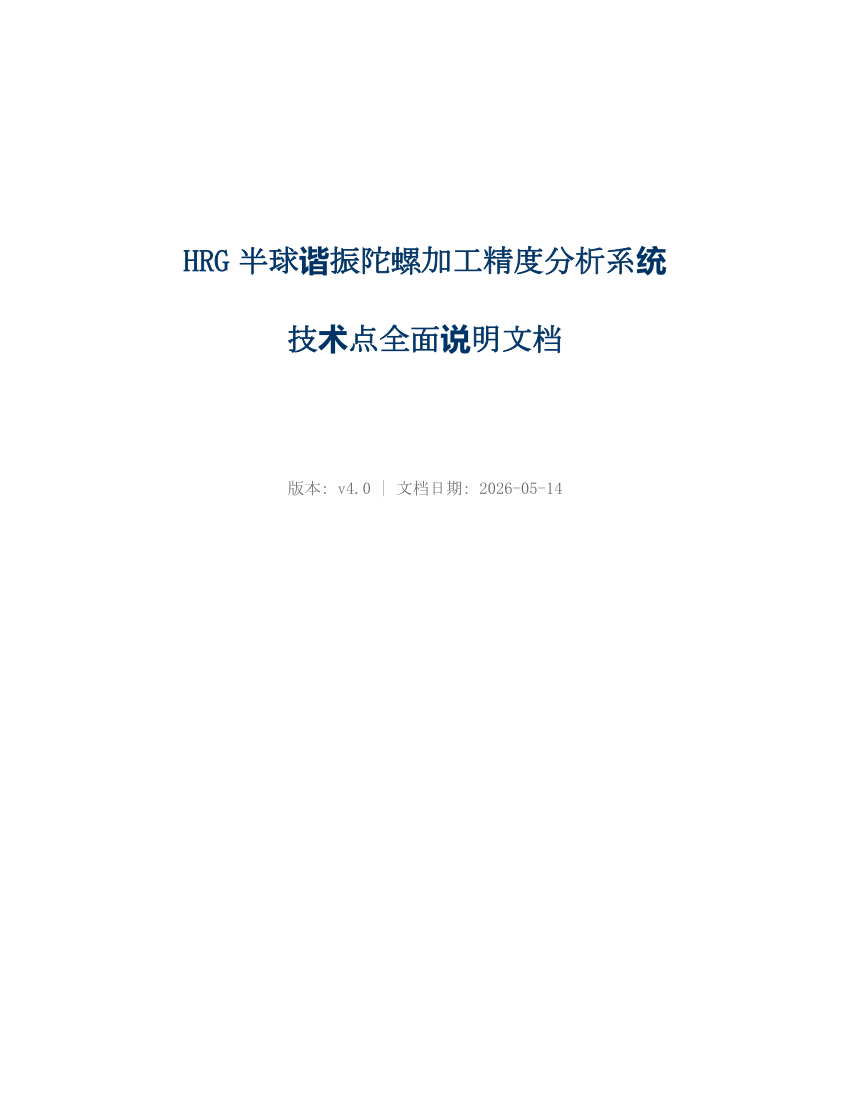

The script that saved this image:
"""生成HRG技术点说明Word文档"""
from docx import Document
from docx.shared import Pt, Inches, RGBColor
from docx.enum.text import WD_ALIGN_PARAGRAPH
from docx.enum.table import WD_TABLE_ALIGNMENT

doc = Document()

style = doc.styles['Normal']
style.font.name = '宋体'
style.font.size = Pt(11)
style.paragraph_format.line_spacing = 1.5

def add_title(text, level=1):
    h = doc.add_heading(text, level=level)
    for run in h.runs:
        run.font.color.rgb = RGBColor(0, 51, 102)

def add_para(text, bold=False):
    p = doc.add_paragraph()
    run = p.add_run(text)
    run.bold = bold
    return p

def add_table(headers, rows):
    table = doc.add_table(rows=1+len(rows), cols=len(headers), style='Light Grid Accent 1')
    table.alignment = WD_TABLE_ALIGNMENT.CENTER
    for i, h in enumerate(headers):
        cell = table.rows[0].cells[i]
        cell.text = h
        for p in cell.paragraphs:
            for r in p.runs:
                r.bold = True
                r.font.size = Pt(10)
    for ri, row in enumerate(rows):
        for ci, val in enumerate(row):
            cell = table.rows[ri+1].cells[ci]
            cell.text = str(val)
            for p in cell.paragraphs:
                for r in p.runs:
                    r.font.size = Pt(10)
    return table

# ===== 封面 =====
doc.add_paragraph('\n\n\n')
t = doc.add_paragraph()
t.alignment = WD_ALIGN_PARAGRAPH.CENTER
r = t.add_run('HRG半球谐振陀螺加工精度分析系统\n技术点全面说明文档')
r.bold = True
r.font.size = Pt(22)
r.font.color.rgb = RGBColor(0, 51, 102)

doc.add_paragraph('\n')
t2 = doc.add_paragraph()
t2.alignment = WD_ALIGN_PARAGRAPH.CENTER
r2 = t2.add_run('版本: v4.0 | 文档日期: 2026-05-14')
r2.font.size = Pt(12)
r2.font.color.rgb = RGBColor(100, 100, 100)

doc.add_page_break()

# ===== 目录概览 =====
add_title('一、文档概述')
add_para('本文档全面提取HRG半球谐振陀螺加工精度分析系统中所有可用于论文的技术点、算法、数学模型、国家标准引用及实现方法。涵盖9大分析模块、4项国标体系、20+核心算法。')

add_title('二、国家标准体系总览')
add_table(
    ['标准编号', '标准名称', '应用模块', '关键参数'],
    [
        ['GB/T 3505-2009', '产品几何量技术规范(GPS) 表面结构 轮廓法', '表面粗糙度、波纹度', 'Ra, Rq, Rz, RSm, λc, λf'],
        ['GB/T 6062-2009', '产品几何量技术规范(GPS) 表面结构 轮廓法 接触(触针)式仪器的标称特性', '轮廓滤波、粗糙度', 'λs, λc, 针尖半径, 采样间距'],
        ['GB/T 18777-2002', '产品几何量技术规范(GPS) 表面结构 轮廓法 相位修正滤波器的计量特性', '高斯滤波器', '截止波长传输率50%, 高斯核函数'],
        ['GB/T 24630.1-2024', '产品几何量技术规范(GPS) 平面度 第1部分: 词汇和参数', '平面度分析', 'FLTt, FLTp, FLTv, FLTq'],
        ['GB/T 24630.2-2024', '产品几何量技术规范(GPS) 平面度 第2部分: 规范操作集', '平面度分析', 'LSPL, MZPL参考平面'],
        ['GB/T 7235-2004', '产品几何量技术规范(GPS) 圆度测量 术语定义及参数', '圆度完整评定', 'MZC, LSC, MCC, MLC, upr'],
    ]
)

doc.add_page_break()

# ===== 表面粗糙度 =====
add_title('三、表面粗糙度分析 (GB/T 3505-2009)')

add_title('3.1 轮廓算术平均偏差 Ra', level=2)
add_para('标准条款: GB/T 3505-2009 第4.2.1条')
add_para('数学公式: Ra = (1/l) × ∫₀ˡ|Z(x)|dx')
add_para('实现方法: 对粗糙度轮廓沿取样长度进行数值积分(np.trapz)，单位转换mm→μm(×1000)')
add_para('关键参数: 取样长度lr = λc = 0.8mm, 评定长度ln = 5×lr = 4.0mm')

add_title('3.2 轮廓均方根偏差 Rq', level=2)
add_para('标准条款: GB/T 3505-2009 第4.2.2条')
add_para('数学公式: Rq = √[(1/l) × ∫₀ˡZ²(x)dx]')
add_para('实现方法: 对Z²(x)进行数值积分后开方')

add_title('3.3 轮廓最大高度 Rz', level=2)
add_para('标准条款: GB/T 3505-2009 第4.1.3条')
add_para('数学公式: Rz = Rp + Rv，其中Rp为最大轮廓峰高，Rv为最大轮廓谷深')
add_para('重要说明: GB/T 3505-1983中Rz曾表示"十点高度"，2009版已修正为"轮廓最大高度"')
add_para('聚合规则: 多取样长度时Rz = max(Rz₁, Rz₂, ..., Rzₙ)')

add_title('3.4 轮廓单元平均宽度 RSm', level=2)
add_para('标准条款: GB/T 3505-2009 第4.3.1条')
add_para('数学公式: RSm = (1/m) × ∑Xsᵢ，Xsᵢ为轮廓单元宽度(峰+谷组合)')
add_para('分辨力判据(GB/T 3505-2009 第4.3.1注):')
add_para('  - 高度分辨力: 默认10%×Rz')
add_para('  - 水平间距分辨力: 默认1%×lr')
add_para('实现方法: 检测轮廓与中线的零交叉点，按分辨力判据筛选有效轮廓单元')

add_title('3.5 λs/λc双级高斯滤波器', level=2)
add_para('标准条款: GB/T 6062-2009 第3.1.4条/3.1.6条, GB/T 18777-2002')
add_para('滤波流程: 原始信号 → λs滤波器(抑制短波噪声) → λc滤波器(抑制长波成分) → 粗糙度轮廓 = λs输出 - λc长波成分')
add_para('传输频带: λs ~ λc，截止波长处传输率50% (GB/T 18777-2002)')
add_para('高斯核函数: G(x) = exp(-x²/(2σ²))，其中σ = λ/(2π)')
add_para('实现方法: FFT频域卷积，O(N log N)复杂度')
add_para('参数约束: λc/λs比例应在{100, 300}附近，默认λs=0.0025mm, λc=0.8mm')

add_title('3.6 3D点云到2D轮廓提取', level=2)
add_para('方法: 径向轮廓提取——r = √(x²+y²), z保留，按r排序后重采样至均匀间隔(10000点)')
add_para('重采样: 线性插值 np.interp，等间距化')

doc.add_page_break()

# ===== 波纹度 =====
add_title('四、波纹度分析 (GB/T 3505-2009 第3.1.7条)')

add_title('4.1 标称形状去除', level=2)
add_para('标准条款: GB/T 3505-2009 第3.1.7注1')
add_para('方法: 在用λf滤波器分离波纹度轮廓以前，应首先用最小二乘法的最佳拟合从总轮廓中提取标称形状，并将形状成分从总轮廓中去除')
add_para('实现: A = [x, 1]，y_nominal = A×coeffs (lstsq求解)，残差 = y - y_nominal')

add_title('4.2 λf/λc两级滤波分离波纹度', level=2)
add_para('滤波流程: 去除标称形状 → λf低通(抑制长波) → λc低通(抑制短波) → 波纹度 = λf输出 - λc输出')
add_para('传输频带: λc ~ λf，默认λc=2.5mm, λf=8.0mm')
add_para('波纹度幅值: W = (max(y) - min(y)) / 2，单位μm')

doc.add_page_break()

# ===== 平面度 =====
add_title('五、平面度分析 (GB/T 24630.1-2024 / GB/T 24630.2-2024)')

add_title('5.1 最小二乘参考平面 (LSPL)', level=2)
add_para('方法: 基于SVD的平面拟合法')
add_para('算法: 质心化点云 → SVD分解 → 最小奇异值对应的右奇异向量为法向量')
add_para('SVD: centered = U×S×Vᵀ (full_matrices=False)，normal = Vt[2]')
add_para('偏差计算: dᵢ = (pᵢ - center) · normal')

add_title('5.2 最小区域参考平面 (MZPL)', level=2)
add_para('标准: GB/T 24630.2-2024 规范操作集')
add_para('方法: 旋转搜索法 + Nelder-Mead单纯形优化')
add_para('参数化法向量: n = (sinφ·cosθ, sinφ·sinθ, cosφ)')
add_para('目标函数: min[max(d) - min(d)]，使峰-谷值最小')
add_para('初始值: 由LSPL法向量转换得到(θ₀, φ₀)')

add_title('5.3 平面度参数', level=2)
add_table(
    ['参数符号', '参数名称', '计算方法', '参考平面'],
    [
        ['FLTt', '峰-谷平面度偏差', 'max(d) - min(d)', 'LSPL / MZPL'],
        ['FLTp', '峰值平面度偏差', 'max(d)', 'LSPL'],
        ['FLTv', '谷值平面度偏差', '-min(d)', 'LSPL'],
        ['FLTq', '均方根平面度偏差', '√(mean(d²))', 'LSPL'],
    ]
)

doc.add_page_break()

# ===== 圆度 =====
add_title('六、圆度完整评定 (GB/T 7235-2004)')

add_title('6.1 最小二乘圆 (LSC)', level=2)
add_para('方法: 代数拟合——展开(x-a)²+(y-b)²=R² → x²+y²-2ax-2by+(a²+b²-R²)=0')
add_para('求解: A=[x, y, 1], b=-(x²+y²), lstsq求解 → 圆心(a/2, b/2), 半径R=√(a²+b²-c)')
add_para('圆度误差: Δ = max(devs) - min(devs)')

add_title('6.2 最小区域圆 (MZC)', level=2)
add_para('方法: Nelder-Mead优化，最小化max(dists)-min(dists)')
add_para('半径: R = (max(dists) + min(dists)) / 2')

add_title('6.3 最小外接圆 (MCC)', level=2)
add_para('方法: 优化使外接半径R最小，同时内接半径r最大')
add_para('目标: min(R - r)，其中R = max(dists), r = min(dists)')

add_title('6.4 最大内接圆 (MLC)', level=2)
add_para('方法: 优化使内接半径r最大，同时外接半径R最小')
add_para('目标: min(R - r)')

add_title('6.5 upr滤波器', level=2)
add_para('标准: GB/T 7235-2004 波数/转(undulations per revolution)')
add_para('方法: FFT频域滤波，保留[upr_min, upr_max]范围内的频率分量')
add_para('默认范围: 1-50 upr，可选: 1-15, 1-150, 1-500, 1-1500')

doc.add_page_break()

# ===== 轮廓滤波 =====
add_title('七、轮廓滤波分析 (GB/T 6062-2009)')

add_title('7.1 高斯相位修正滤波器', level=2)
add_para('标准: GB/T 18777-2002 / ISO 11562')
add_para('核函数: G(x) = exp(-x²/(2σ²)) / ∫G(x)dx，σ = λ/(2π)')
add_para('实现: FFT频域卷积')

add_title('7.2 截止波长标称值系列 (GB/T 6062-2009 表1)', level=2)
add_table(
    ['λc (mm)', 'λs (mm)', 'λc/λs比', '最大针尖半径rtp (μm)', '最大采样间距 (mm)'],
    [
        ['0.08', '0.0025', '30', '2', '0.0005'],
        ['0.25', '0.0025', '100', '2', '0.0005'],
        ['0.8', '0.0025', '300', '2', '0.0005'],
        ['2.5', '0.008', '300', '5', '0.0015'],
        ['8.0', '0.025', '300', '10', '0.005'],
    ]
)

add_title('7.3 三级轮廓分离', level=2)
add_para('流程: 原始轮廓 → λs滤波(短波抑制) → λc滤波(粗糙度/波纹度分离)')
add_para('结果: 粗糙度轮廓 = λs输出 - λc输出；波纹度轮廓 = λc输出')

doc.add_page_break()

# ===== 对称性 =====
add_title('八、对称性分析')

add_title('8.1 n阶旋转对称性误差', level=2)
add_para('方法: 将点云转换到极坐标(r, θ, z)，对每个点旋转2π/n角度后查找最近邻')
add_para('对称轴查找: PCA主成分分析——最小特征值对应的特征向量为旋转对称轴')
add_para('旋转实现: Rodrigues旋转公式——R = I + sin(θ)·K + (1-cos(θ))·K²')
add_para('误差计算: 最近邻Z值差异的均值，归一化到[0,1]范围')
add_para('默认阶数: 2, 4, 6, 8阶')

add_title('8.2 极坐标变换', level=2)
add_para('步骤: 1) PCA找对称轴 2) Rodrigues旋转对齐Z轴 3) 转极坐标 r=√(x²+y²), θ=atan2(y,x)')

doc.add_page_break()

# ===== 壁厚 =====
add_title('九、壁厚分析')

add_title('9.1 内外表面分离', level=2)
add_para('方法: 按半径中位数分界——r < median(r)为内表面, r ≥ median(r)为外表面')

add_title('9.2 局部壁厚计算', level=2)
add_para('方法: KDTree最近邻搜索——对外表面每个点在内表面KDTree中查找最近点，距离即为局部壁厚')
add_para('数据结构: scipy.spatial.cKDTree (C实现，高性能)')

add_title('9.3 壁厚均匀性', level=2)
add_para('公式: uniformity = σ(厚度) / μ(厚度)')
add_para('统计量: mean, std, min, max, 壁厚分布彩色云图(jet色图)')

doc.add_page_break()

# ===== 谐振参数 =====
add_title('十、谐振参数分析')

add_title('10.1 质量分布均匀性', level=2)
add_para('方法: 将空间划分为36个扇形区域(每10°)，统计各扇形点数(质量估计)')
add_para('公式: uniformity = 1 - σ(扇形质量) / μ(扇形质量)，范围[0,1]')

add_title('10.2 惯性张量计算', level=2)
add_para('公式: Ixx = Σmᵢ(yᵢ²+zᵢ²), Iyy = Σmᵢ(xᵢ²+zᵢ²), Izz = Σmᵢ(xᵢ²+yᵢ²)')
add_para('惯量积: Ixy = -Σmᵢ·xᵢ·yᵢ, Ixz = -Σmᵢ·xᵢ·zᵢ, Iyz = -Σmᵢ·yᵢ·zᵢ')
add_para('质量估计: 包围盒体积×10%×密度(7850 kg/m³)')

add_title('10.3 谐振频率偏移估计', level=2)
add_para('方法: 对惯性张量进行特征值分解，频率偏移 ∝ 惯性主轴差异 × (1-质量均匀性)')
add_para('公式: Δf = σ(λ_normalized) × (1 - mass_uniformity)')

doc.add_page_break()

# ===== 质量评价 =====
add_title('十一、质量评价')

add_title('11.1 多指标加权评分', level=2)
add_table(
    ['指标', '默认权重', '评分依据', '阈值(优/良/中)'],
    [
        ['表面粗糙度', '0.25', 'Ra值', 'Ra≤0.4 / 0.8 / 1.6 μm'],
        ['对称性', '0.25', '最小对称性误差', '≤0.01 / 0.02 / 0.05'],
        ['壁厚均匀性', '0.20', '不均匀度', '≤0.02 / 0.05 / 0.10'],
        ['波纹度', '0.15', '波纹度幅值', '≤1.0 / 2.0 / 5.0 μm'],
        ['谐振参数', '0.15', '质量分布均匀性', '直接映射×100'],
    ]
)

add_title('11.2 分段线性插值评分', level=2)
add_para('方法: 在优/良/中阈值之间进行线性插值，超出中等阈值后线性衰减')
add_para('综合评分: S = Σ(wᵢ × sᵢ) / Σwᵢ (归一化加权平均)')

add_title('11.3 质量等级', level=2)
add_para('优: ≥90分, 良: ≥75分, 中: ≥60分, 差: <60分')

add_title('11.4 改进建议生成', level=2)
add_para('方法: 找出最低得分指标(低于60分)，根据指标类型给出针对性建议')

doc.add_page_break()

# ===== 高级算法 =====
add_title('十二、高级几何评定算法')

add_title('12.1 改进Kasa代数球拟合', level=2)
add_para('标准: GB/T 7235-2004 圆度测量, GB/T 24630-2009 球度测量')
add_para('改进: 坐标平移到质心提高数值稳定性，SVD求解代替最小二乘')
add_para('设计矩阵: A = [x, y, z, 1], b = x²+y²+z²')
add_para('SVD求解: params = Vᵀ·diag(1/S)·Uᵀ·b')

add_title('12.2 圆心搜索算法(变步长策略)', level=2)
add_para('方法: 在LSC圆心附近以变步长搜索MZC/MCC/MLC圆心')

add_title('12.3 Gauss-Newton迭代优化', level=2)
add_para('应用: 圆度和球度的高精度迭代优化')

add_title('12.4 最小区域法评定', level=2)
add_para('标准: GB/T 7235-2004 最小区域圆/球评定')

doc.add_page_break()

# ===== 点云对齐 =====
add_title('十三、点云对齐与配准')

add_title('13.1 最佳刚体变换(SVD)', level=2)
add_para('算法: 计算两组点云的质心 → 中心化 → 协方差矩阵H = Aᵀ·B → SVD分解H = UΣVᵀ → R = V·Uᵀ → t = centroid_B - R·centroid_A')
add_para('反射处理: 若det(R)<0，修正Vᵀ最后一行取反')

add_title('13.2 ICP算法(迭代最近点)', level=2)
add_para('算法: 构建KDTree → 迭代: 查找最近点对 → 计算最佳刚体变换 → 应用变换 → 判断收敛')
add_para('参数: max_iterations=50, tolerance=1e-6')
add_para('数据结构: scipy.spatial.cKDTree 加速最近邻查询')

add_title('13.3 多策略对齐', level=2)
add_para('方法: 尝试多种对齐策略(PCA初始对齐 + ICP精配准)，选择误差最小的策略')

doc.add_page_break()

# ===== VTK 3D可视化 =====
add_title('十四、VTK三维点云可视化')

add_title('14.1 VTK渲染管线', level=2)
add_para('完整管线: numpy N×3 → vtkPoints + vtkCellArray → vtkPolyData → vtkGlyph3D(球体化) → vtkPolyDataMapper → vtkActor → vtkRenderer → QVTKRenderWindowInteractor')
add_para('球体化: vtkSphereSource(低分辨率6×6) + vtkGlyph3D，每个点渲染为小球')
add_para('交互: vtkInteractorStyleTrackballCamera(左键旋转、右键缩放、中键平移)')

add_title('14.2 坐标轴指示器', level=2)
add_para('实现: vtkAxesActor + vtkOrientationMarkerWidget(右下角显示XYZ方向)')

add_title('14.3 降采样与NaN过滤', level=2)
add_para('NaN/Inf过滤: mask = np.isfinite(points).all(axis=1)')
add_para('降采样: 超过10000点时随机采样(np.random.choice)')

add_title('14.4 截图导出', level=2)
add_para('方法: vtkWindowToImageFilter → vtk_to_numpy → reshape(H,W,3) → np.flipud(翻转)')

doc.add_page_break()

# ===== 基础算法 =====
add_title('十五、基础算法与数据结构')

add_title('15.1 主成分分析 (PCA)', level=2)
add_para('方法: 点云归一化(平移到质心) → 协方差矩阵 → 特征值分解(np.linalg.eigh) → 按特征值降序排列')
add_para('应用: 对称轴查找、法向量估计、点云主方向确定')

add_title('15.2 KDTree空间索引', level=2)
add_para('实现: scipy.spatial.cKDTree (Cython加速)')
add_para('应用: 最近邻查询(壁厚计算、对称性误差、ICP配准)')

add_title('15.3 Rodrigues旋转公式', level=2)
add_para('公式: R = I + sin(θ)·K + (1-cos(θ))·K²')
add_para('K为旋转轴的反对称矩阵: K = [[0,-kz,ky],[kz,0,-kx],[-ky,kx,0]]')

add_title('15.4 FFT频域卷积', level=2)
add_para('方法: y_filtered = IFFT(FFT(y) × FFT(kernel))')
add_para('优势: O(N log N)复杂度，比直接卷积O(N²)快数量级')
add_para('应用: 高斯滤波器(粗糙度/波纹度/轮廓滤波)')

add_title('15.5 SVD奇异值分解', level=2)
add_para('应用: 平面拟合(LSPL法向量)、最佳刚体变换(ICP)、改进Kasa球拟合')
add_para('优化: 使用full_matrices=False避免巨大矩阵(如229099×229099)')

doc.add_page_break()

# ===== 系统架构 =====
add_title('十六、系统架构与软件工程')

add_title('16.1 统一分析流程', level=2)
add_table(
    ['步骤编号', '分析步骤', '模块', '可选/必选'],
    [
        ['1', '加载ASC文件', 'complete_pipeline', '必选'],
        ['2', '分割点云', 'hrg_special_analyzer', '必选'],
        ['3', '分析装配误差', 'hrg_special_analyzer', '必选'],
        ['4', '清理谐振陀螺点云', '阈值过滤', '必选'],
        ['5', '分析几何误差(圆度+球度)', 'hrg_special_analyzer', '必选'],
        ['6', '与STL模型对比', 'advanced_alignment+ICP', '可选(需STL)'],
        ['7', '表面粗糙度分析', 'roughness_analyzer', '可选(复选框)'],
        ['8', '波纹度分析', 'waviness_analyzer', '可选(复选框)'],
        ['9', '对称性分析', 'symmetry_analyzer', '可选(复选框)'],
        ['10', '壁厚分析', 'thickness_analyzer', '可选(复选框)'],
        ['11', '谐振参数分析', 'resonance_analyzer', '可选(复选框)'],
        ['12', '平面度分析', 'flatness_analyzer', '可选(复选框)'],
        ['13', '圆度完整评定', 'roundness_full_analyzer', '可选(复选框)'],
        ['14', '轮廓滤波分析', 'profile_filter_analyzer', '可选(复选框)'],
        ['15', '质量评价', 'quality_evaluator', '可选(复选框)'],
    ]
)

add_title('16.2 声明式步骤注册表', level=2)
add_para('实现: StepDef数据类——step_id, step_name, is_v3, optional, enabled_check, execute_fn')
add_para('动态计算: 根据复选框状态和STL文件存在性自动计算实际步骤数和编号')

add_title('16.3 多线程分析', level=2)
add_para('实现: QThread + pyqtSignal信号槽机制')
add_para('信号: progress_updated(int, str), log_message(str), visualization_ready(ndarray, str), comparison_ready(ndarray, ndarray, str, str), analysis_finished(dict), error_occurred(str)')

add_title('16.4 降级容错机制', level=2)
add_para('VTK降级: try/except import vtk → VTK_AVAILABLE标志 → 不可用时使用matplotlib 3D scatter')
add_para('步骤容错: v3核心步骤失败终止流程，v4精度步骤失败记录并继续')

add_title('16.5 导出报告格式', level=2)
add_para('Word: python-docx生成.docx，支持中文字体(SimSun/SimHei)')
add_para('PDF: reportlab生成.pdf，支持中文字体注册')
add_para('TXT: 纯文本写入')
add_para('JSON: 精度分析结果序列化')

doc.add_page_break()

# ===== 论文写作建议 =====
add_title('十七、论文写作建议')

add_title('17.1 方法论章节建议结构', level=2)
add_para('1) 点云数据采集与预处理(ASC文件解析、采样、去虚影)')
add_para('2) 表面形貌评定体系(Ra/Rq/Rz/RSm参数 + λs/λc双级高斯滤波 + GB/T 3505)')
add_para('3) 几何误差评定方法(平面度LSPL/MZPL + 圆度MZC/LSC/MCC/MLC + GB/T 24630 + GB/T 7235)')
add_para('4) HRG专用分析(旋转对称性误差 + 壁厚均匀性 + 谐振参数)')
add_para('5) STL模型对比与ICP配准')
add_para('6) 多指标加权质量评价体系')

add_title('17.2 核心创新点提炼', level=2)
add_para('1) 基于GB/T标准族的HRG陀螺综合精度评定体系(5项国标融合)')
add_para('2) 声明式步骤注册表实现分析流程动态编排')
add_para('3) v3.0几何分析+v4.0精度评定的统一分析框架')
add_para('4) 基于PCA+Rodrigues的旋转对称性定量评定')
add_para('5) 惯性张量→谐振频率偏移的简化估计模型')
add_para('6) 多策略ICP对齐(PCA初始+ICP精配准)')

add_title('17.3 关键数学公式汇总', level=2)
add_para('Ra = (1/l)∫|Z(x)|dx  (GB/T 3505 4.2.1)')
add_para('Rq = √[(1/l)∫Z²(x)dx]  (GB/T 3505 4.2.2)')
add_para('Rz = Rp + Rv  (GB/T 3505 4.1.3)')
add_para('G(x) = exp(-x²/(2σ²)), σ=λ/(2π)  (GB/T 18777)')
add_para('R_rodrigues = I + sinθ·K + (1-cosθ)·K²')
add_para('H = AᵀB, R = VUᵀ  (SVD刚体变换)')
add_para('I_tensor = [[Ixx,Ixy,Ixz],[Ixy,Iyy,Iyz],[Ixz,Iyz,Izz]]  (惯性张量)')
add_para('Δf = σ(λ_norm) × (1-mass_uniformity)  (频率偏移估计)')

output_path = r'D:\school\0shuo\gyroscopes\M_mHRG_Metric_analysis\M_mHRG_Metric\v3.0_Complete_Analyzer_Release\v4.0_Precision_Analyzer_Release\output\HRG技术点说明文档.docx'
doc.save(output_path)
print(f'文档已保存: {output_path}')
